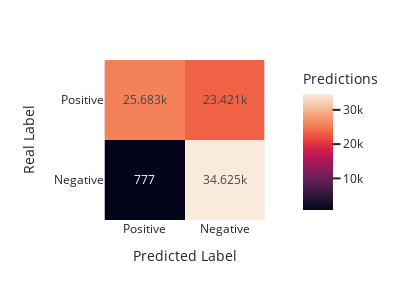

This figure's notebook cell:
### Code cell
print(conf_matrix_total)
metrics = de.conf_matrix_metrics(conf_matrix_total)
de.print_metrics(metrics)
de.plot_confusion_matrix(metrics)

### Figure 1 — Plotly figure (JSON) as saved in the notebook; plotly's stock layout.template omitted (floating-point values rounded to 4 significant figures)
{"data": [{"coloraxis": "coloraxis", "hovertemplate": "Predicted Label: %{x}<br>Real Label: %{y}<br>Predictions: %{z}<extra></extra>", "name": "0", "texttemplate": "%{z}", "type": "heatmap", "x": ["Positive", "Negative"], "xaxis": "x", "y": ["Positive", "Negative"], "yaxis": "y", "z": [[25683, 23421], [777, 34625]]}], "layout": {"coloraxis": {"colorbar": {"title": {"text": "Predictions"}}, "colorscale": [[0, "rgb(2,4,25)"], [0.0625, "rgb(24,15,41)"], [0.125, "rgb(47,23,57)"], [0.1875, "rgb(71,28,72)"], [0.25, "rgb(97,30,82)"], [0.3125, "rgb(123,30,89)"], [0.375, "rgb(150,27,91)"], [0.4375, "rgb(177,22,88)"], [0.5, "rgb(203,26,79)"], [0.5625, "rgb(223,47,67)"], [0.625, "rgb(236,76,61)"], [0.6875, "rgb(242,107,73)"], [0.75, "rgb(244,135,95)"], [0.8125, "rgb(245,162,122)"], [0.875, "rgb(246,188,153)"], [0.9375, "rgb(247,212,187)"], [1, "rgb(250,234,220)"]]}, "height": 300, "margin": {"t": 60}, "width": 400, "xaxis": {"anchor": "y", "constrain": "domain", "domain": [0, 1], "scaleanchor": "y", "title": {"text": "Predicted Label"}}, "yaxis": {"anchor": "x", "autorange": "reversed", "constrain": "domain", "domain": [0, 1], "title": {"text": "Real Label"}}}}
